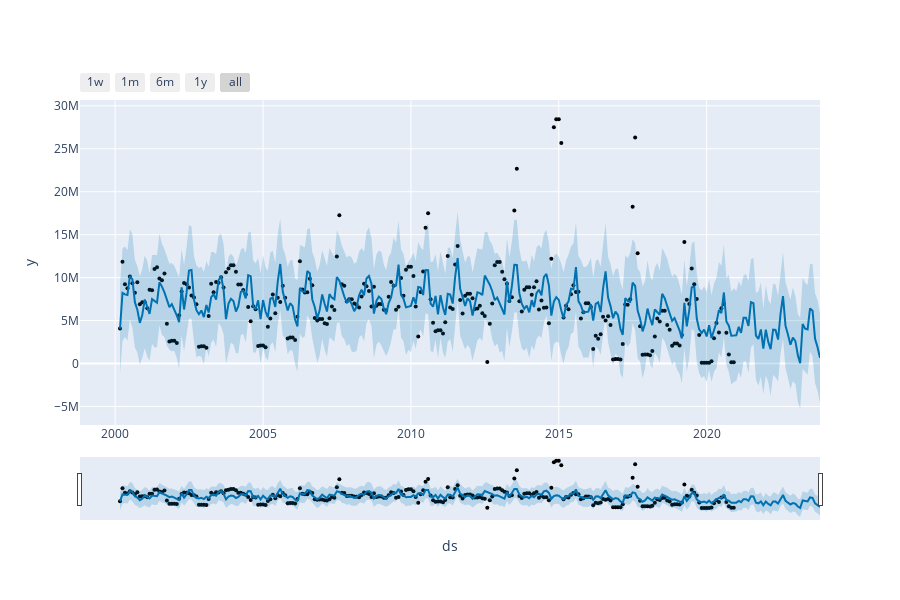

Notebook code for this chart:
### Code cell
plot_plotly(model, forecast)

### Figure 1 — Plotly figure (JSON) as saved in the notebook; plotly's stock layout.template omitted (floating-point values rounded to 4 significant figures; data arrays with more than 128 entries replaced by an {"elided": "..."} marker saying what was removed)
{"data": [{"marker": {"color": "black", "size": 4}, "mode": "markers", "name": "Actual", "type": "scatter", "x": {"elided": "250 str values"}, "y": {"elided": "250 int values"}}, {"hoverinfo": "skip", "line": {"width": 0}, "mode": "lines", "type": "scatter", "x": {"elided": "285 str values"}, "y": {"elided": "285 float values"}}, {"fill": "tonexty", "fillcolor": "rgba(0, 114, 178, 0.2)", "line": {"color": "#0072B2", "width": 2}, "mode": "lines", "name": "Predicted", "type": "scatter", "x": {"elided": "285 str values"}, "y": {"elided": "285 float values"}}, {"fill": "tonexty", "fillcolor": "rgba(0, 114, 178, 0.2)", "hoverinfo": "skip", "line": {"width": 0}, "mode": "lines", "type": "scatter", "x": {"elided": "285 str values"}, "y": {"elided": "285 float values"}}], "layout": {"height": 600, "showlegend": false, "width": 900, "xaxis": {"rangeselector": {"buttons": [{"count": 7, "label": "1w", "step": "day", "stepmode": "backward"}, {"count": 1, "label": "1m", "step": "month", "stepmode": "backward"}, {"count": 6, "label": "6m", "step": "month", "stepmode": "backward"}, {"count": 1, "label": "1y", "step": "year", "stepmode": "backward"}, {"step": "all"}]}, "rangeslider": {"visible": true}, "title": {"text": "ds"}, "type": "date"}, "yaxis": {"title": {"text": "y"}}}}
